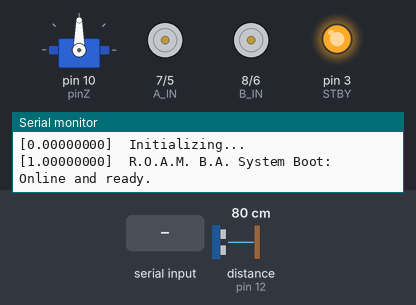
A sketch run on a simulated Arduino Uno, built with avr-gcc and run on an emulated ATmega328P. Shown: servo, direction and speed pins drawn as motors (green arrow = direction pin HIGH = forward, orange = LOW = backward, longer = more drive, stopped while the standby pin is LOW), output pins drawn as LEDs (lit = HIGH), the last lines printed to the serial monitor. Wiring (inferred from the names in the program): ultrasonic range finder: trigger pin 13; echo pin 12. Inputs (shaded band) come from the test bench; at power-on: distance to the obstacle (sensor on pin 12) 80 cm. The echo pulse lasts 58.3 µs per cm; pins used as bus, display or sensor lines are not drawn.

Above: at 2.2 s.
2.3 s: "L\n" received over Serial
At 2.6 s:
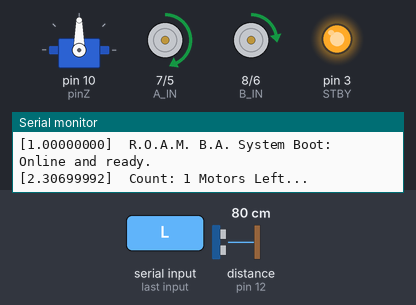
3.8 s: distance to the obstacle (sensor on pin 12) set to 24 cm
5.3 s: distance to the obstacle (sensor on pin 12) set to 19 cm
At 6.0 s:
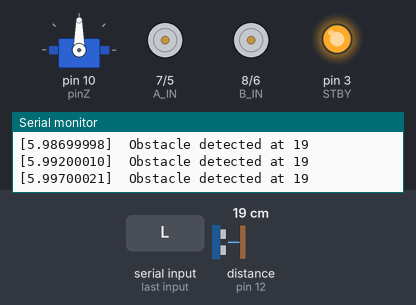
Timing chart, 0 to 8.3 s (numbered marks = the images above; inputs shaded):
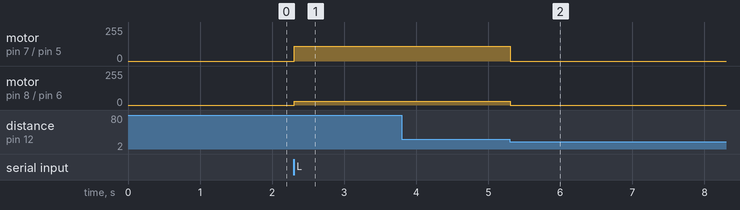

The sketch:

main.ino
```cpp
// Standard Libs
#include <stdio.h>
#include <string.h>

// External Libs
#include "Arduino.h"
#include "Ultrasonic.h"
#include "Gyro.h"
#include "Rotation.h"
#include "ServoController.h"

// Custom Sources
#include "MotorController.h"
#include "Utils.h"

/***********************************************
 *  Defines
 ***********************************************/
#define SONAR_INTERVAL_MS 100
#define SERIAL_BAUD 115200
#define SERIAL_TIMEOUT_MS 10
#define ROBOT_FWD_SPEED 50
#define SHALLOW_TURN_BASE_SPEED 30
#define SHALLOW_TURN_FACTOR 80
#define SHARP_TURN_BASE_SPEED 30
#define SHARP_TURN_FACTOR 100

/***********************************************
 *  Typedefs
 ***********************************************/
enum Directions_t {
    LEFT,
    SHARP_LEFT,
    RIGHT,
    SHARP_RIGHT,
    FORWARD,
    STOP,
    NO_CMD
};

/***********************************************
 *  Singleton Instances
 ***********************************************/
MotorController motor;
Ultrasonic ultrasonic;
Gyro gyro;
ServoController servo;
Directions_t steeringCmd; // Create our mailbox
int count = 0;

// ==========================================
// DATA COLLECTION FUNCTIONS
// ==========================================

void updateUltrasonicData() {
    // Poll the sensor on a set frequency
    if (ultrasonic.obstacleDetected()) {
        steeringCmd = STOP;
    }
}

void updateRaspberryPiData() {
    String rxData;
    char cmd;
    while(Serial.available() > 0) {
        // Flush out the serial RX buffer, and use last command
        // (This is fragile! What if the buffer doesn't contain a newline?)
        rxData = Serial.readStringUntil('\n');
        cmd = rxData.charAt(0);
        switch(cmd) {
            case 'L':
                steeringCmd = LEFT;
                break;
            case 'A':
                steeringCmd = SHARP_LEFT;
                break;
            case 'R':
                steeringCmd = RIGHT;
                break;
            case 'C':
                steeringCmd = SHARP_RIGHT;
                break;
            case 'F':
                steeringCmd = FORWARD;
                break;
            case 'S':
            // If command is invalid, stop movement
                steeringCmd = STOP;
                break;
            default:
                steeringCmd = NO_CMD;
                break;
        }
    }
    if (steeringCmd != NO_CMD) {count++;}
}

// ==========================================
// VEHICLE DECISION LOGIC
// ==========================================

void Navigation() {
    switch (steeringCmd) {
        case LEFT:
            motor.rotateLeftRaw(SHALLOW_TURN_BASE_SPEED, SHALLOW_TURN_FACTOR);
            roambaPrintTime();
            Serial.print("Count: ");
            Serial.print(count);
            Serial.println(" Motors Left...");
            break;
        case SHARP_LEFT:
            motor.rotateLeftRaw(SHARP_TURN_BASE_SPEED, SHARP_TURN_FACTOR);
            roambaPrintTime();
            Serial.print("Count: ");
            Serial.print(count);
            Serial.println(" Motors Sharp Left...");
            break;
        case RIGHT:
            motor.rotateRightRaw(SHALLOW_TURN_BASE_SPEED, SHALLOW_TURN_FACTOR);
            roambaPrintTime();
            Serial.print("Count: ");
            Serial.print(count);
            Serial.println(" Motors Right...");
            break;
        case SHARP_RIGHT:
            motor.rotateRightRaw(SHARP_TURN_BASE_SPEED, SHARP_TURN_FACTOR);
            roambaPrintTime();
            Serial.print("Count: ");
            Serial.print(count);
            Serial.println(" Motors Sharp Right...");
            break;
        case FORWARD:
            motor.moveForwardRaw(ROBOT_FWD_SPEED); // Updated
            roambaPrintTime();
            Serial.print("Count: ");
            Serial.print(count);
            Serial.println(" Motors forward...");
            break;
        case STOP:
            motor.stopMotors();
            break;
        case NO_CMD:
        default:
            // Do nothing if no command
            break;
    }
    steeringCmd = NO_CMD;
}

// ==========================================
// MAIN EXECUTABLE
// ==========================================

void setup() {
    Serial.begin(SERIAL_BAUD);
    Serial.setTimeout(SERIAL_TIMEOUT_MS);
    roambaPrintTime();
    Serial.println("Initializing...");
    // Initialize all hardware securely using the new names
    motor.initMotors();
    ultrasonic.initUltrasonic();
    gyro.initGyro();
    servo.init();
    steeringCmd = NO_CMD;

    roambaPrintTime();
    Serial.println("R.O.A.M. B.A. System Boot: Online and ready.");
}

void loop() {
    // 1. Get any commands from serial
    updateRaspberryPiData();

    // 2. Get Sensor Data
    // (This will override any serial command)
    updateUltrasonicData();

    // 3. Act on steering commands
    Navigation();
    Serial.flush(); // Empty out any outgoing serial prints
}
```

Gyro.cpp
```cpp
#include "Gyro.h"

Gyro::Gyro() {
}

void Gyro::initGyro() {
    Wire.begin();
    mpu.initialize();
    delay(1000);
    lastTime = micros();
}

void Gyro::resetYaw() {
    yaw = 0;
    lastTime = micros();
}

void Gyro::updateYaw() {
    unsigned long now = micros();
    float dt = (now - lastTime) / 1000000.0;
    lastTime = now;

    int16_t gx, gy, gz;
    mpu.getRotation(&gx, &gy, &gz);

    float gyroZ = gz / 131.0;
    yaw += gyroZ * dt;
}
```

Gyro.h
```cpp
#ifndef GYRO_H
#define GYRO_H

#include <Arduino.h>
//#include <Wire.h>
#include "MPU6050.h"

class Gyro {
  private:
    // The MPU object and timing variable are hidden inside the class
    MPU6050 mpu;
    unsigned long lastTime = 0;

  public:
    // Yaw is public so your main file can still read it easily
    float yaw = 0;

    // Empty constructor
    Gyro();

    // Keeping your exact original function names
    void initGyro();
    void updateYaw();
    void resetYaw();
};

#endif
```

MPU6050_getdata.cpp
```cpp
/*
 * @Author: ELEGOO
 * @Date: 2019-10-22 11:59:09
 * @LastEditTime: 2020-06-30 10:34:30
 * @LastEditors: Changhua
 * @Description: MPU6050 Data solution
 * @FilePath:
 */

#include "I2Cdev.h"
#include "MPU6050.h"
#include "Wire.h"
#include "MPU6050_getdata.h"
#include <stdio.h>
#include <math.h>

MPU6050 accelgyro;
MPU6050_getdata MPU6050Getdata;

// static void MsTimer2_MPU6050getdata(void)
// {
//   sei();
//   int16_t ax, ay, az, gx, gy, gz;
//   accelgyro.getMotion6(&ax, &ay, &az, &gx, &gy, &gz); //Read the raw values of the six axes
//   float gyroz = -(gz - MPU6050Getdata.gzo) / 131 * 0.005f;
//   MPU6050Getdata.yaw += gyroz;
// }

bool MPU6050_getdata::MPU6050_dveInit(void)
{
  Wire.begin();
  uint8_t chip_id = 0x00;
  uint8_t cout;
  do
  {
    chip_id = accelgyro.getDeviceID();
    Serial.print("MPU6050_chip_id: ");
    Serial.println(chip_id);
    delay(10);
    cout += 1;
    if (cout > 10)
    {
      return true;
    }
  } while (chip_id == 0X00 || chip_id == 0XFF); //Ensure that the slave device is online（Wait forcibly to get the ID）
  accelgyro.initialize();
  // unsigned short times = 100; //Sampling times
  // for (int i = 0; i < times; i++)
  // {
  //   gz = accelgyro.getRotationZ();
  //   gzo += gz;
  // }
  // gzo /= times; //Calculate gyroscope offset
  return false;
}
bool MPU6050_getdata::MPU6050_calibration(void)
{
  unsigned short times = 100; //Sampling times
  for (int i = 0; i < times; i++)
  {
    gz = accelgyro.getRotationZ();
    gzo += gz;
  }
  gzo /= times; //Calculate gyroscope offset

  // gzo = accelgyro.getRotationZ();
  return false;
}
bool MPU6050_getdata::MPU6050_dveGetEulerAngles(float *Yaw)
{
  unsigned long now = millis();           //Record the current time(ms)
  dt = (now - lastTime) / 1000.0;         //Caculate the derivative time(s)
  lastTime = now;                         //Record the last sampling time(ms)
  gz = accelgyro.getRotationZ();          //Read the raw values of the six axes
  float gyroz = -(gz - gzo) / 131.0 * dt; //z-axis angular velocity
  if (fabs(gyroz) < 0.05)                 //Clear instant zero drift signal
  {
    gyroz = 0.00;
  }
  agz += gyroz; //z-axis angular velocity integral
  *Yaw = agz;
  return false;
}
```

MPU6050_getdata.h
```cpp
/*
 * @Author: ELEGOO
 * @Date: 2019-10-22 11:59:09
 * @LastEditTime: 2020-06-12 17:22:13
 * @LastEditors: Changhua
 * @Description: MPU6050 Data solution
 * @FilePath:
 */
#ifndef _MPU6050_getdata_H_
#define _MPU6050_getdata_H_
#include <Arduino.h>
class MPU6050_getdata
{
public:
  bool MPU6050_dveInit(void);
  bool MPU6050_calibration(void);
  bool MPU6050_dveGetEulerAngles(float *Yaw);

public:
  //int16_t ax, ay, az, gx, gy, gz;
  int16_t gz;
  //float pith, roll, yaw;
  unsigned long now, lastTime = 0;
  float dt;      //Derivative time
  float agz = 0; //Angle variable
  long gzo = 0;  //Gyro offset
};

extern MPU6050_getdata MPU6050Getdata;
#endif
```

MotorController.cpp
```cpp
#include "MotorController.h"
#include "Ultrasonic.h"

MotorController::MotorController() {
    // Nothing to do here.
}

void MotorController::initMotors() {
    pinMode(PWMA, OUTPUT);
    pinMode(PWMB, OUTPUT);
    pinMode(A_IN, OUTPUT);
    pinMode(B_IN, OUTPUT);
    pinMode(STBY, OUTPUT);
    digitalWrite(STBY, HIGH);
}

void MotorController::stopMotors() {
    analogWrite(PWMA, 0);
    analogWrite(PWMB, 0);
}

void MotorController::rotateLeftRaw(int speed, int rate) {
    int speedRotation = speed + rate;
    digitalWrite(A_IN, HIGH);
    digitalWrite(B_IN, HIGH);
    analogWrite(PWMA, speedRotation);
    analogWrite(PWMB, speed);
}

void MotorController::rotateRightRaw(int speed, int rate) {
    int speedRotation = speed + rate;
    digitalWrite(A_IN, HIGH);
    digitalWrite(B_IN, HIGH);
    analogWrite(PWMA, speed);
    analogWrite(PWMB, speedRotation);
}

void MotorController::moveForwardRaw(int speed) {
    digitalWrite(A_IN, HIGH);
    digitalWrite(B_IN, HIGH);
    analogWrite(PWMA, speed);
    analogWrite(PWMB, speed);
}

void MotorController::moveForward(int speed, unsigned long durationMs) {
    unsigned long start = millis();

    while (millis() - start < durationMs) {
        digitalWrite(A_IN, HIGH);
        digitalWrite(B_IN, HIGH);
        analogWrite(PWMA, speed);
        analogWrite(PWMB, speed);
    }
    stopMotors();
}

void MotorController::moveBackward(int speed, unsigned long durationMs) {
    unsigned long start = millis();

    while (millis() - start < durationMs) {
        digitalWrite(A_IN, LOW);
        digitalWrite(B_IN, LOW);
        analogWrite(PWMA, speed);
        analogWrite(PWMB, speed);
    }
    stopMotors();
}
```

MotorController.h
```cpp
#ifndef MOTOR_CONTROL_H
#define MOTOR_CONTROL_H

#include <Arduino.h>

class MotorController {
  private:
    // In-class initialization: Setting the "factory defaults"
    uint8_t PWMA = 5;
    uint8_t PWMB = 6;
    uint8_t A_IN = 7;
    uint8_t B_IN = 8;
    uint8_t STBY = 3;
    int speedCar = 100;

  public:
    // We can tell the compiler to just use a standard, empty constructor
    MotorController();

    void initMotors();
    void stopMotors();
    void rotateLeftRaw(int speed, int rate);
    void rotateRightRaw(int speed, int rate);
    void moveForwardRaw(int speed);
    void moveForward(int speed, unsigned long durationMs);
    void moveBackward(int speed, unsigned long durationMs);
};

#endif
```

Rotation.cpp
```cpp
#include "Rotation.h"
#include "Utils.h"

#define ROTATION_SPEED_LEFT 100
#define ROTATION_SPEED_RIGHT 100

/**
 * @brief Rotate the robot left by a specific number of degrees.
 *
 * Uses gyro feedback to determine when the left rotation has reached
 * the requested yaw offset. The function exits early if the ultrasonic
 * sensor detects an obstacle during rotation.
 *
 * @param targetDeg Desired left rotation in degrees.
 * @param gyro Reference to the gyroscope object for yaw tracking.
 * @param motors Reference to the motor controller for issuing drive commands.
 * @param sensor Reference to the ultrasonic sensor for obstacle detection.
 */
void rotateLeftDegrees(float targetDeg, Gyro& gyro, MotorController& motors, Ultrasonic& sensor) {
    roambaPrintTime();
    Serial.print("Rotating LEFT ");
    Serial.print(targetDeg);
    Serial.println(" degrees");

    motors.rotateLeftRaw(ROTATION_SPEED_LEFT, ROTATION_SPEED_LEFT);
    gyro.resetYaw();

    while (gyro.yaw < targetDeg) {
        gyro.updateYaw();
        if (sensor.obstacleDetected()) {
            motors.stopMotors();
            Serial.print("DONE");
            return;
        }
    }

    motors.stopMotors();
    roambaPrintTime();
    Serial.println("Left rotation complete.");
}

/**
 * @brief Rotate the robot right by a specific number of degrees.
 *
 * Right turns produce negative yaw readings from the gyroscope. The loop
 * continues until the absolute target is reached or an obstacle is detected.
 *
 * @param targetDeg Desired right rotation in degrees.
 * @param gyro Reference to the gyroscope object for yaw tracking.
 * @param motors Reference to the motor controller for issuing drive commands.
 * @param sensor Reference to the ultrasonic sensor for obstacle detection.
 */
void rotateRightDegrees(float targetDeg, Gyro& gyro, MotorController& motors, Ultrasonic& sensor) {
    roambaPrintTime();
    Serial.print("Rotating RIGHT ");
    Serial.print(targetDeg);
    Serial.println(" degrees");

    gyro.resetYaw();
    motors.rotateRightRaw(ROTATION_SPEED_RIGHT, ROTATION_SPEED_RIGHT);

    while (gyro.yaw > -targetDeg) {
        gyro.updateYaw();
        if (sensor.obstacleDetected()) {
            motors.stopMotors();
            Serial.print("DONE");
            return;
        }
    }

    motors.stopMotors();
    roambaPrintTime();
    Serial.println("Right rotation complete.");
}
```

Rotation.h
```cpp
#ifndef ROTATION_H
#define ROTATION_H

#include <Arduino.h>
#include "Gyro.h"
#include "MotorController.h"
#include "Ultrasonic.h"

// Standard procedural functions that accept the hardware objects they need to manipulate
void rotateLeftDegrees(float targetDeg, Gyro& gyro, MotorController& motors, Ultrasonic& sensor);
void rotateRightDegrees(float targetDeg, Gyro& gyro, MotorController& motors, Ultrasonic& sensor);

#endif
```

ServoController.cpp
```cpp
#include "ServoController.h"

// Empty constructor because the pin is set in the header
ServoController::ServoController() {
}

void ServoController::init(int startAngle) {
    // Attach the servo with Elegoo's specific min/max pulse widths to protect the gears
    // 500: 0 degrees | 2400: 180 degrees
    servo.attach(pinZ, 500, 2400);

    servo.write(startAngle);
}

void ServoController::controlAngle(int angle) {
    // Safety check: Constrain the angle between 0 and 180 to prevent mechanical binding
    if (angle < 0) {
        angle = 0;
    } else if (angle > 180) {
        angle = 180;
    }

    // Command the servo to move
    servo.write(angle);
}

void ServoController::surveySurroundings() {

    for (int angle = 90; angle >= 45; angle -= 5) {
        controlAngle(angle);
        delay(100);
    }

    for (int angle = 45; angle <= 135; angle += 5) {
        controlAngle(angle);
        delay(100);
    }

    for (int angle = 135; angle >= 90; angle -= 5) {
        controlAngle(angle);
        delay(100);
    }

}
```

ServoController.h
```cpp
#ifndef SERVO_CONTROLLER_H
#define SERVO_CONTROLLER_H

#include <Arduino.h>
#include <Servo.h>

class ServoController {
  private:
    Servo servo;

    uint8_t pinZ = 10;

  public:
    ServoController();

    void init(int startAngle = 90);
    void controlAngle(int angle);
    void surveySurroundings();
};

#endif
```

Ultrasonic.cpp
```cpp
#include "Ultrasonic.h"
#include "Utils.h"

// Empty constructor because pins are set in the header
Ultrasonic::Ultrasonic() {
}

void Ultrasonic::initUltrasonic() {
    pinMode(TRIG, OUTPUT);
    pinMode(ECHO, INPUT);
}

long Ultrasonic::readUltrasonicCm() {
    digitalWrite(TRIG, LOW);
    delayMicroseconds(2);
    digitalWrite(TRIG, HIGH);
    delayMicroseconds(10);
    digitalWrite(TRIG, LOW);

    unsigned long duration = pulseIn(ECHO, HIGH, 25000UL);
    if (duration == 0) return -1;

    long distanceCm = duration / 58;
    if (distanceCm > 400) distanceCm = 400;
    return distanceCm;
}

bool Ultrasonic::obstacleDetected() {
    long d = readUltrasonicCm();
    if (d != -1 && d <= 20) {
        roambaPrintTime();
        Serial.print("Obstacle detected at ");
        Serial.print(d);
        Serial.print("\r\n");
        return true;
    }
    return false;
}
```

Ultrasonic.h
```cpp
#ifndef ULTRASONIC_H
#define ULTRASONIC_H

#include <Arduino.h>

class Ultrasonic {
  private:
    // In-class initialization for your default pins
    uint8_t TRIG = 13;
    uint8_t ECHO = 12;

  public:
    // Empty constructor
    Ultrasonic();

    // Keeping your exact original function names
    void initUltrasonic();
    long readUltrasonicCm();
    bool obstacleDetected();
};

#endif
```

Utils.cpp
```cpp
#include "Utils.h"

void roambaPrintTime(void)
{
    double time = (double)millis() / 1000;
    Serial.print("[");
    Serial.print(time, 8);
    Serial.print("]\t");
}
```

Utils.h
```cpp
#ifndef UTILS_H
#define UTILS_H

#include <Arduino.h>

// Function to pretty print a timestamp before regular Serial.print calls
void roambaPrintTime(void);

// Helper class to make easy "breakpoints" to check
// whether sections of code are hit during debugging
class BreakPoint {
    private:
        uint8_t bpID;
    public:
        // Constructor
        BreakPoint(uint8_t id) {
            bpID = id;
        }

        print() {
            roambaPrintTime();
            Serial.print("Breakpoint ");
            Serial.println(bpID);
        }
};

#endif
```

Measured:
- the behaviour switches between 22 and 21 cm on distance to the obstacle (sensor on pin 12) (found by bisection; images 1 and 2)
- after the input at 2.3 s, motor on pin 7 (A_IN) / pin 5 (PWMA): stopped → forward 110/255 at once; motor on pin 8 (B_IN) / pin 6 (PWMB): stopped → forward 30/255 at once
- after the input at 3.8 s, every drawn part: stays the same
- after the input at 5.3 s, motor on pin 7 (A_IN) / pin 5 (PWMA): forward 110/255 → stopped at once; motor on pin 8 (B_IN) / pin 6 (PWMB): forward 30/255 → stopped at once
